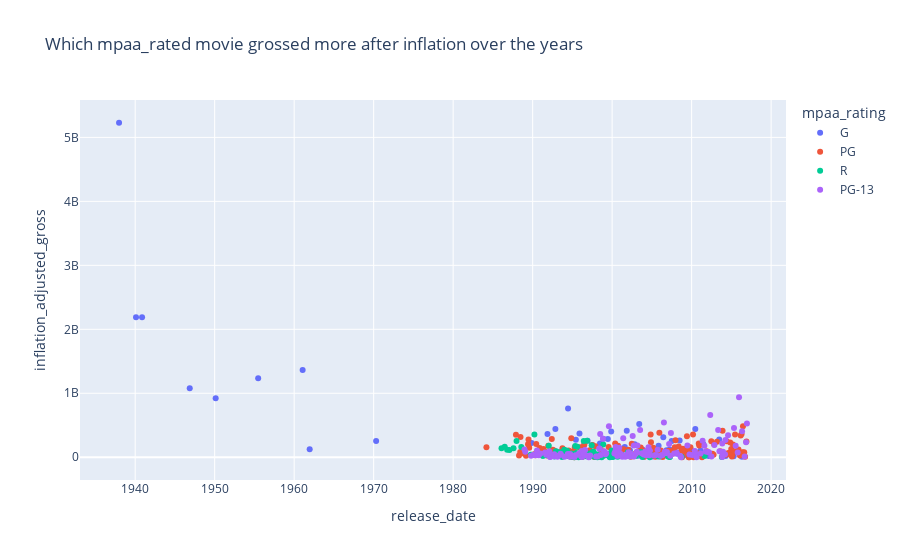

Notebook cell for this chart:
### Code cell
fig = px.scatter(df , x = 'release_date' , y = 'inflation_adjusted_gross' ,
                 title = 'Which mpaa_rated movie grossed more after inflation over the years',  color = 'mpaa_rating')
fig.show()
